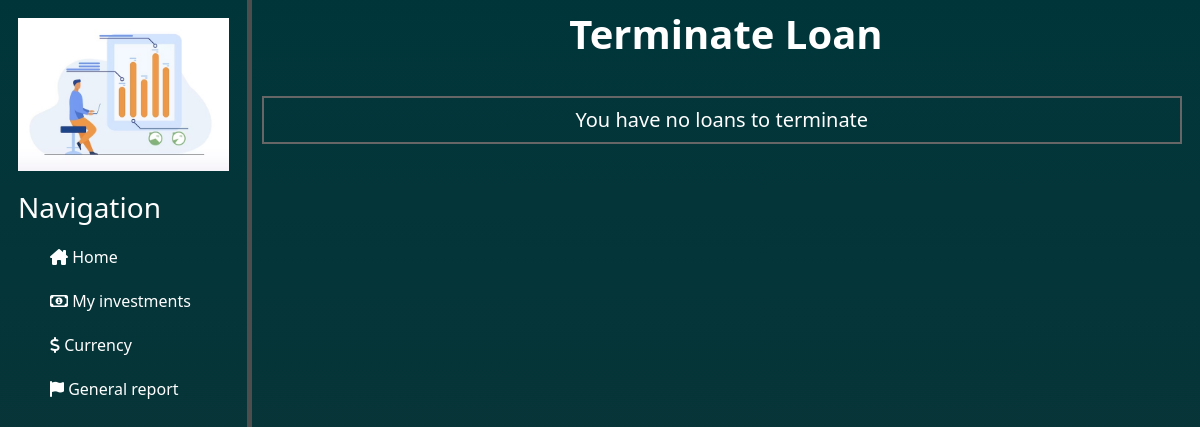
The page /loans/terminate_loans on the database as committed earlier.
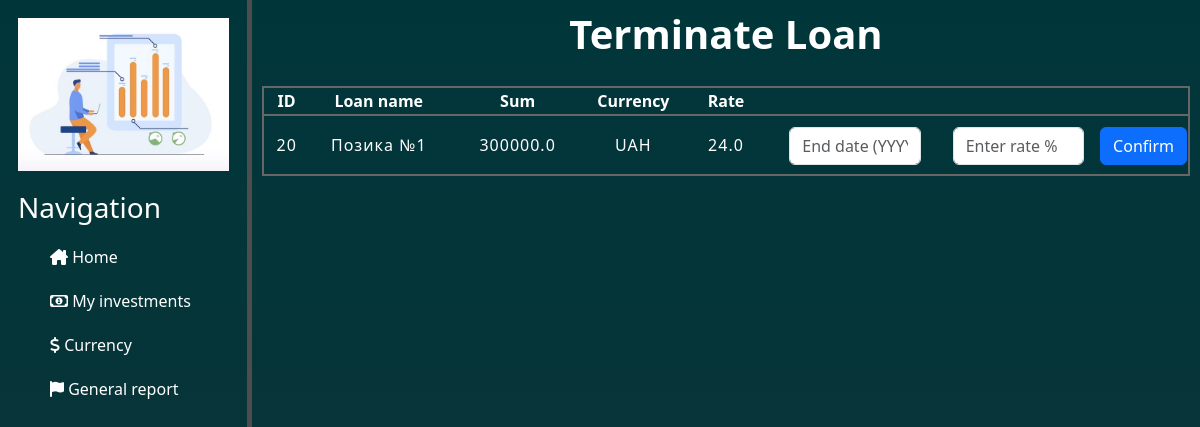
The same page on the database as committed later.
### loans/models.py (models this page shows)
class Loans(BaseTableForProducts):
    class Meta:
        db_table = 'loans'

### loans/views.py (the view, shortened to what this page needs)
# urls.py: path('terminate_loans', views.terminate_loans, name='terminate_loans'),
def terminate_loans(request):
    error = ''
    successful_operation = ''
    loans_to_terminate = Loans.objects.filter(end_date__gt=date.today())
    return render (request, 'loans/terminate_loans.html', {'loans_to_terminate': loans_to_terminate,
                                                           'error': error,
                                                           'successful_operation': successful_operation})

### loans/templates/loans/terminate_loans.html (shortened to what this page needs)
{% extends 'main/layout.html' %}
{% block content %}
    <div class="main_div_add_to_deposit">
        <div class="title">
            <h1><b> Terminate Loan </b></h1>
        </div>
        {% if loans_to_terminate %}
            <div class="block_information_about_deposits">
                    <table class="table_deposits_to_add">
                        <tr>
                            <th scope="col">ID </th>
                            <th scope="col"> Loan name </th>
                            <th> Sum </th>
                            <th> Currency </th>
                            <th> Rate </th>
                            <th></th>
                        </tr>
                        {% for el in loans_to_terminate %}
                            <tr>
                                <td>{{ el.id }} </td>
                                <td>{{ el.name }}</td>
                                <td>{{ el.sum }} </td>
                                <td>{{ el.currency }} </td>
                                <td>{{ el.rate }} </td>
                                <td>
                                    <form class="form_for_add_to_deposit" action="{% url 'terminate_loans' %}?id={{ el.id }}" method="POST">
                                        <div class="form-group mx-sm-3 mb-2">
                                            <input class="form-control" name="terminate_date" placeholder="End date (YYYY-MM-DD)">
                                        </div>
                                        <div class="form-group mx-sm-3 mb-2">
                                            <input class="form-control" name="terminate_rate" placeholder="Enter rate %">
                                        </div>
                                        <button type="submit" class="btn btn-primary mb-2">Confirm </button>
                                    </form>
                                </td>
                            </tr>
                        {% endfor %}
                    </table>
            </div>
            {% if successful_operation %}
                <div class="successful_operation">
                    <h5>{{ successful_operation }}</h5>
                </div>
            {% else %}
                <div class="error_add_to_deposit">
                </div>
            {% endif %}
        {% else %}
            <div class="block_empty_deposits">
                <h5> You have no loans to terminate </h5>
            </div>
        {% endif %}
    </div>
{% endblock %}

Rows that differ between the two databases and show on the page:
added Loans: id "20", name "Позика №1", sum "300000.0", currency "UAH", rate "24.0"
Other text that changed with them:
text no longer shown: "You have no loans to terminate"
text now shown: "ID Loan name Sum Currency Rate"
